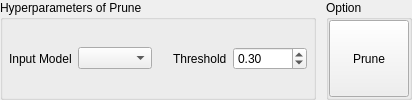
         <widget class="QWidget" name="t3_opt" native="true">
          <layout class="QGridLayout" name="gridLayout_18" columnstretch="5,1">
           <property name="leftMargin">
            <number>0</number>
           </property>
           <property name="topMargin">
            <number>0</number>
           </property>
           <property name="rightMargin">
            <number>0</number>
           </property>
           <property name="bottomMargin">
            <number>0</number>
           </property>
           <property name="spacing">
            <number>10</number>
           </property>
           <item row="0" column="1">
            <widget class="QGroupBox" name="t3_group_option">
             <property name="title">
              <string>Option</string>
             </property>
             <layout class="QGridLayout" name="gridLayout_8" rowstretch="1">
              <property name="leftMargin">
               <number>0</number>
              </property>
              <property name="topMargin">
               <number>0</number>
              </property>
              <property name="rightMargin">
               <number>0</number>
              </property>
              <property name="bottomMargin">
               <number>0</number>
              </property>
              <property name="spacing">
               <number>10</number>
              </property>
              <item row="0" column="0">
               <widget class="QPushButton" name="t3_bt_pruned">
                <property name="sizePolicy">
                 <sizepolicy hsizetype="Preferred" vsizetype="Preferred">
                  <horstretch>0</horstretch>
                  <verstretch>0</verstretch>
                 </sizepolicy>
                </property>
                <property name="text">
                 <string>Prune</string>
                </property>
                <property name="iconSize">
                 <size>
                  <width>16</width>
                  <height>16</height>
                 </size>
                </property>
               </widget>
              </item>
             </layout>
            </widget>
           </item>
           <item row="0" column="0">
            <widget class="QGroupBox" name="t3_group_prune_spec">
             <property name="title">
              <string>Hyperparameters of Prune</string>
             </property>
             <layout class="QGridLayout" name="gridLayout_7" columnstretch="3,5,1,3,5">
              <property name="leftMargin">
               <number>6</number>
              </property>
              <property name="topMargin">
               <number>6</number>
              </property>
              <property name="rightMargin">
               <number>6</number>
              </property>
              <property name="bottomMargin">
               <number>6</number>
              </property>
              <property name="horizontalSpacing">
               <number>6</number>
              </property>
              <property name="verticalSpacing">
               <number>0</number>
              </property>
              <item row="0" column="1">
               <widget class="QComboBox" name="t3_pruned_in_model"/>
              </item>
              <item row="0" column="3">
               <widget class="QLabel" name="t3_pruned_lbl_thres">
                <property name="sizePolicy">
                 <sizepolicy hsizetype="Preferred" vsizetype="Preferred">
                  <horstretch>0</horstretch>
                  <verstretch>0</verstretch>
                 </sizepolicy>
                </property>
                <property name="maximumSize">
                 <size>
                  <width>16777215</width>
                  <height>28</height>
                 </size>
                </property>
                <property name="text">
                 <string>Threshold</string>
                </property>
               </widget>
              </item>
              <item row="0" column="0">
               <widget class="QLabel" name="t3_pruned_lbl_in_name">
                <property name="sizePolicy">
                 <sizepolicy hsizetype="Preferred" vsizetype="Preferred">
                  <horstretch>0</horstretch>
                  <verstretch>0</verstretch>
                 </sizepolicy>
                </property>
                <property name="maximumSize">
                 <size>
                  <width>16777215</width>
                  <height>28</height>
                 </size>
                </property>
                <property name="text">
                 <string>Input Model</string>
                </property>
               </widget>
              </item>
              <item row="0" column="4">
               <widget class="QDoubleSpinBox" name="t3_pruned_threshold">
                <property name="sizePolicy">
                 <sizepolicy hsizetype="Preferred" vsizetype="Preferred">
                  <horstretch>0</horstretch>
                  <verstretch>0</verstretch>
                 </sizepolicy>
                </property>
                <property name="decimals">
                 <number>2</number>
                </property>
                <property name="maximum">
                 <double>1.000000000000000</double>
                </property>
                <property name="value">
                 <double>0.300000000000000</double>
                </property>
               </widget>
              </item>
              <item row="0" column="2">
               <spacer name="horizontalSpacer_8">
                <property name="orientation">
                 <enum>Qt::Horizontal</enum>
                </property>
                <property name="sizeHint" stdset="0">
                 <size>
                  <width>40</width>
                  <height>20</height>
                 </size>
                </property>
               </spacer>
              </item>
             </layout>
            </widget>
           </item>
          </layout>
         </widget>
